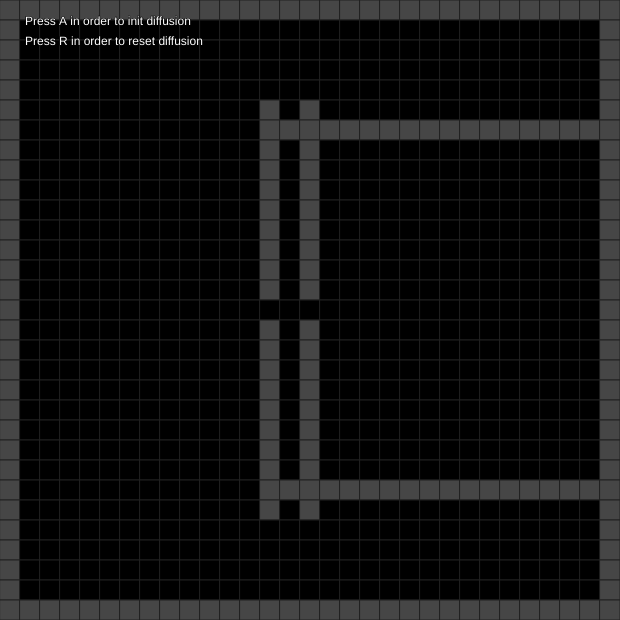
Frame 1 (no input)
Frame 60 (no input): identical to frame 1, image omitted
Frame 120 (the mouse pressed at the canvas centre since frame 60): identical to frame 1, image omitted

The p5.js sketch that drew this single still picture (run headless with seeded random() and noise() and a simulated clock; from frame 60 on, the mouse is pressed at the canvas centre):

// p5.js sketch
// ── sketch.js
/*
  Isotropic Diffusion, as well known as Heat Equation

  Dev: MorcilloSanz
  Email: amorcillosanz@gmail.com
  GitHub: https://github.com/MorcilloSanz
*/

const conductivity = 0.02;

function Square(x, y, conductivity, temperature) {
  
  this.x = x;
  this.y = y;
  this.conductivity = conductivity;
  this.temperature = temperature;
}

// n columns, m rows, squareWidth and squareHeight
function ScalarField(n, m, squareWidth, squareHeight) {
  
  this.n = n;
  this.m = m;
  this.squareWidth = squareWidth;
  this.squareHeight = squareHeight;
  this.squares = [];
  
  // Initialize every square - Boundary conditions, border -> conductivity = 0
  for(let j = 0; j < this.m; j ++) {
    for(let i = 0; i < this.n; i ++) {
      let square = null;
      const temperature = 0;
      if(i == 0 || j == 0 || i == this.n - 1 || j == this.m - 1)
        square = new Square(0 + (i * this.squareWidth), 0 + (j * this.squareHeight), 0, 0);
      else
        square = new Square(0 + (i * this.squareWidth), 0 + (j * this.squareHeight), conductivity, temperature);
      if(square != null)
        this.squares.push(square);
    }
  }
  
  this.applyDiffusion = function() {
    
    const dx = 1, dt = 1;
    
    for(let i = 0; i < this.n; i ++) {
      for(let j = 0; j < this.m; j ++) {
        
        let currentSquare = this.getSquare(i, j);
        
        // Boundary conditions
        if(i == 0 || j == 0 || i == this.n - 1 || j == this.m - 1) {
          currentSquare.temperature = 0;
          continue;
        }
        
        // Square lattice
        let temperatureNorth = this.getSquare(i, j - 1).temperature;
        let temperatureSouth = this.getSquare(i, j + 1).temperature;
        let temperatureWest = this.getSquare(i - 1, j).temperature;
        let temperatureEast = this.getSquare(i + 1, j).temperature;
        
        // Diffusion
        let alpha = (currentSquare.conductivity * dt) / (2 * dx * dx);
        let newTemperature = currentSquare.temperature + alpha * (temperatureNorth + temperatureSouth + temperatureEast + temperatureWest);
        currentSquare.temperature = newTemperature;
        
      }
    }
  }
  
  this.draw = function() {
    
    // Draw temperature
    for(let i = 0; i < this.squares.length; i ++) {
      let temperature = this.squares[i].temperature;
      
      // Calculate colors
      let r = 2 * temperature;
      let g = (r / 255) * (255 / 2);
      let b = 0;
      if(temperature > 255)
        r = g = b = 255;
      
      // Draw
      if(this.squares[i].conductivity == 0)
        fill(70, 70, 70);
      else
        fill(r, g, b);
      
      stroke(33, 33, 33);
      rect(this.squares[i].x, this.squares[i].y, this.squareWidth, this.squareHeight);
    }
    
  }
  
  this.getSquare = function(x, y) {
    return this.squares[x + y * this.n];
  }
}

var scalarField = null;

function initDiffusion() {
  const squareSize = 20;
  scalarField = new ScalarField(width / squareSize, height / squareSize, squareSize, squareSize);
  
  // Create obstacles
  for(let j = 5; j < height / squareSize - 5; j ++) {
    scalarField.getSquare(13, j).conductivity = 0;
    scalarField.getSquare(15, j).conductivity = 0;
  }
  scalarField.getSquare(13, 15).conductivity = conductivity;
  scalarField.getSquare(15, 15).conductivity = conductivity;
  
  for(let i = 14; i < scalarField.n; i ++) {
    scalarField.getSquare(i, 6).conductivity = 0;
    scalarField.getSquare(i, scalarField.m -1 - 6).conductivity = 0;
  }
  
  
}

function setup() {
  createCanvas(620, 620);
  initDiffusion();
}

function draw() {
  background(220);
  
  if(scalarField != null) {
    scalarField.draw();
    scalarField.applyDiffusion();
  }
  
  fill(255);
  stroke(0);
  text("Press A in order to init diffusion", 25, 25);
  text("Press R in order to reset diffusion", 25, 45);
}

function keyPressed() {
  if(key == "A" || key == "a") 
    scalarField.getSquare(8, 15).temperature = 1;
  else if(key == "R" || key == "r")  
    initDiffusion();
}

// ── style.css
html, body {
  margin: 0;
  padding: 10px;
}

header {
  padding: 10px;
}

td {
  padding: 10px;
}
canvas {
  display: block;
}

// ── styles.css
* {
	font-family: 'Montserrat', sans-serif;
}

body {
	color:white;
	background-color: black;
	padding: 10px;
	margin: 10px;
}

div.canvas {
	overflow: hidden;
	float:left;
}

div.maths {
	float:left;
	margin-left: 10px;
}

img {
	margin-right: 20px;
}
